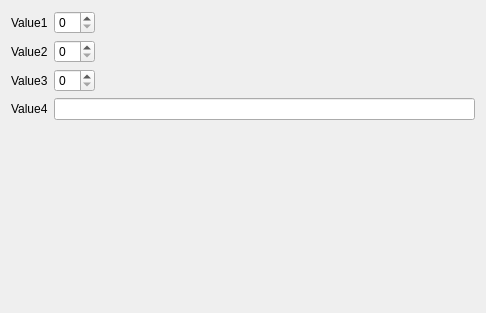
<?xml version="1.0" encoding="UTF-8"?>
<ui version="4.0">
 <class>NCRDTestFieldTabWidget</class>
 <widget class="QWidget" name="NCRDTestFieldTabWidget">
  <property name="geometry">
   <rect>
    <x>0</x>
    <y>0</y>
    <width>486</width>
    <height>313</height>
   </rect>
  </property>
  <property name="windowTitle">
   <string>Form</string>
  </property>
  <layout class="QGridLayout" name="gridLayout">
   <item row="0" column="0">
    <widget class="QLabel" name="label">
     <property name="text">
      <string>Value1</string>
     </property>
    </widget>
   </item>
   <item row="0" column="1">
    <widget class="QSpinBox" name="wVal1"/>
   </item>
   <item row="1" column="0">
    <widget class="QLabel" name="label_2">
     <property name="text">
      <string>Value2</string>
     </property>
    </widget>
   </item>
   <item row="1" column="1">
    <widget class="QSpinBox" name="wVal2"/>
   </item>
   <item row="2" column="0">
    <widget class="QLabel" name="label_3">
     <property name="text">
      <string>Value3</string>
     </property>
    </widget>
   </item>
   <item row="4" column="1">
    <spacer name="verticalSpacer">
     <property name="orientation">
      <enum>Qt::Vertical</enum>
     </property>
     <property name="sizeHint" stdset="0">
      <size>
       <width>20</width>
       <height>40</height>
      </size>
     </property>
    </spacer>
   </item>
   <item row="2" column="1">
    <widget class="QSpinBox" name="wVal3"/>
   </item>
   <item row="3" column="0">
    <widget class="QLabel" name="label_4">
     <property name="text">
      <string>Value4</string>
     </property>
    </widget>
   </item>
   <item row="0" column="2">
    <spacer name="horizontalSpacer">
     <property name="orientation">
      <enum>Qt::Horizontal</enum>
     </property>
     <property name="sizeHint" stdset="0">
      <size>
       <width>40</width>
       <height>20</height>
      </size>
     </property>
    </spacer>
   </item>
   <item row="3" column="1" colspan="2">
    <widget class="QLineEdit" name="wVal4"/>
   </item>
  </layout>
 </widget>
 <resources/>
 <connections/>
</ui>
